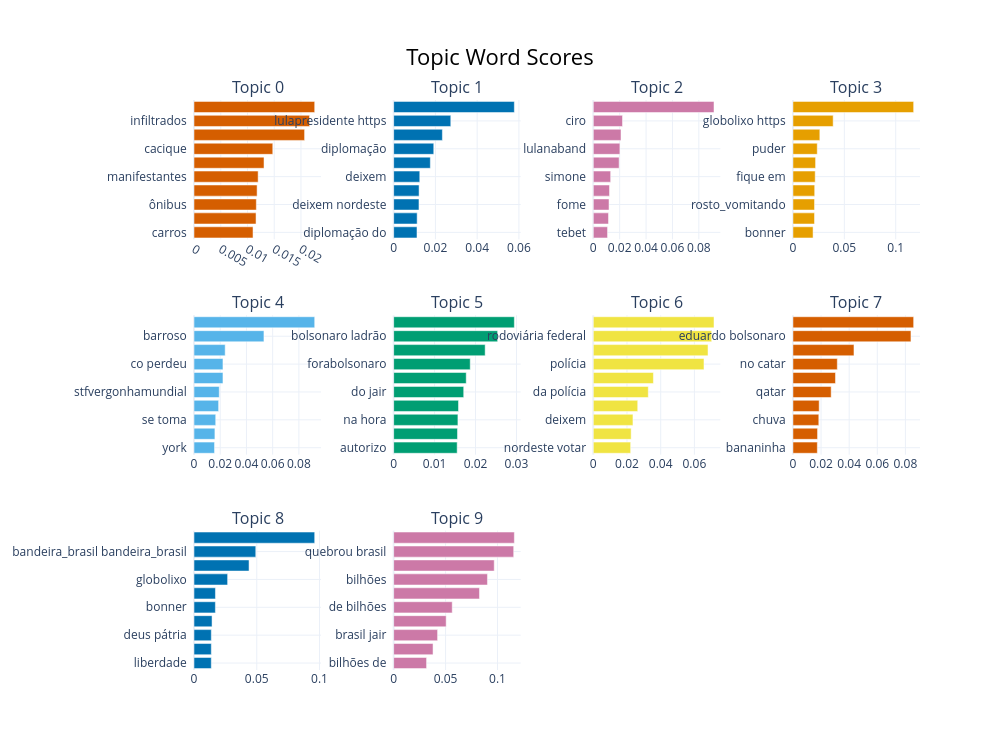

The code cell stored with this chart in its notebook:
### Markdown cell above
## Visualizações nativas (Plotly interativo)

Três visualizações complementares geradas pelo próprio BERTopic:

| Visualização | Pergunta que responde |
|---|---|
| `visualize_barchart` | *Do que cada tópico fala?* |
| `visualize_topics` | *Como os tópicos se relacionam?* (mapa 2D) |
| `visualize_hierarchy` | *Quais tópicos são candidatos a fusão?* |

Salvas em `data/output/*.html` para consulta offline.

### Code cell
if len(topics_keywords) >= 2:
    fig_bar = topic_model.visualize_barchart(
        top_n_topics=min(10, len(topics_keywords)), n_words=15
    )
    fig_bar.write_html(RESULTS_DIR / "bertopic_barchart.html")
    display(fig_bar)
else:
    print("Poucos tópicos para barchart.")

### Figure 1 — Plotly figure (JSON) as saved in the notebook; plotly's stock layout.template omitted (floating-point values rounded to 4 significant figures)
{"data": [{"marker": {"color": "#D55E00"}, "orientation": "h", "type": "bar", "x": [0.01103, 0.0116, 0.01165, 0.0118, 0.01199, 0.01309, 0.01473, 0.02067, 0.0216, 0.02256], "xaxis": "x", "y": ["carros  ", "patriotas  ", "ônibus  ", "índio  ", "manifestantes  ", "fogo  ", "cacique  ", "terroristas  ", "infiltrados  ", "em brasília  "], "yaxis": "y"}, {"marker": {"color": "#0072B2"}, "orientation": "h", "type": "bar", "x": [0.01118, 0.01125, 0.01213, 0.01218, 0.01251, 0.01757, 0.01921, 0.02334, 0.02737, 0.05781], "xaxis": "x2", "y": ["diplomação do  ", "lula presidente  ", "deixem nordeste  ", "nordeste votar  ", "deixem  ", "nordeste  ", "diplomação  ", "coração_vermelho  ", "lulapresidente https  ", "lulapresidente  "], "yaxis": "y2"}, {"marker": {"color": "#CC79A7"}, "orientation": "h", "type": "bar", "x": [0.0108, 0.01153, 0.01191, 0.01229, 0.01316, 0.01957, 0.02017, 0.021, 0.02213, 0.09149], "xaxis": "x3", "y": ["tebet  ", "educação  ", "fome  ", "lulanaband debatenaband  ", "simone  ", "debate  ", "lulanaband  ", "debatenaband https  ", "ciro  ", "debatenaband  "], "yaxis": "y3"}, {"marker": {"color": "#E69F00"}, "orientation": "h", "type": "bar", "x": [0.01957, 0.02098, 0.021, 0.02117, 0.02165, 0.02202, 0.02364, 0.02617, 0.03913, 0.1174], "xaxis": "x4", "y": ["bonner  ", "fique  ", "rosto_vomitando  ", "da globolixo  ", "fique em  ", "se puder  ", "puder  ", "em casa  ", "globolixo https  ", "globolixo  "], "yaxis": "y4"}, {"marker": {"color": "#56B4E9"}, "orientation": "h", "type": "bar", "x": [0.01566, 0.01595, 0.01656, 0.01878, 0.01927, 0.02209, 0.02209, 0.02378, 0.05335, 0.09206], "xaxis": "x5", "y": ["york  ", "toma  ", "se toma  ", "frase  ", "stfvergonhamundial  ", "amola perdeu  ", "co perdeu  ", "amola https  ", "barroso  ", "mané não  "], "yaxis": "y5"}, {"marker": {"color": "#009E73"}, "orientation": "h", "type": "bar", "x": [0.01552, 0.0156, 0.0157, 0.01584, 0.01711, 0.01773, 0.01871, 0.02235, 0.0254, 0.02948], "xaxis": "x6", "y": ["autorizo  ", "hora do  ", "na hora  ", "tá na  ", "do jair  ", "bandeira_brasil bandeira_brasil  ", "forabolsonaro  ", "ladrão bolsonaro  ", "bolsonaro ladrão  ", "ladraonojn  "], "yaxis": "y6"}, {"marker": {"color": "#F0E442"}, "orientation": "h", "type": "bar", "x": [0.02217, 0.02247, 0.02354, 0.02636, 0.03264, 0.03569, 0.0657, 0.0681, 0.07026, 0.07164], "xaxis": "x7", "y": ["nordeste votar  ", "prf  ", "deixem  ", "eleitores  ", "da polícia  ", "nordeste  ", "polícia  ", "polícia rodoviária  ", "rodoviária federal  ", "rodoviária  "], "yaxis": "y7"}, {"marker": {"color": "#D55E00"}, "orientation": "h", "type": "bar", "x": [0.01734, 0.0175, 0.01839, 0.01866, 0.02719, 0.03026, 0.03156, 0.04341, 0.08395, 0.08587], "xaxis": "x8", "y": ["bananinha  ", "jogo  ", "chuva  ", "no qatar  ", "qatar  ", "copa  ", "no catar  ", "catar  ", "eduardo bolsonaro  ", "eduardo  "], "yaxis": "y8"}, {"marker": {"color": "#0072B2"}, "orientation": "h", "type": "bar", "x": [0.01377, 0.01379, 0.01379, 0.01438, 0.01704, 0.01708, 0.02678, 0.04385, 0.04922, 0.09616], "xaxis": "x9", "y": ["liberdade  ", "pátria família  ", "deus pátria  ", "bolsonaroreeleito bolsonaroreeleito  ", "bonner  ", "votei  ", "globolixo  ", "bolsonaroreeleito https  ", "bandeira_brasil bandeira_brasil  ", "bolsonaroreeleito  "], "yaxis": "y9"}, {"marker": {"color": "#CC79A7"}, "orientation": "h", "type": "bar", "x": [0.03171, 0.03794, 0.04231, 0.05057, 0.05641, 0.08267, 0.09034, 0.09686, 0.1156, 0.1162], "xaxis": "x10", "y": ["bilhões de  ", "um rombo  ", "brasil jair  ", "rombo de  ", "de bilhões  ", "rombo  ", "bilhões  ", "jair quebrou  ", "quebrou brasil  ", "quebrou  "], "yaxis": "y10"}], "layout": {"annotations": [{"font": {"size": 16}, "showarrow": false, "text": "Topic 0", "x": 0.0875, "xanchor": "center", "xref": "paper", "y": 1.0, "yanchor": "bottom", "yref": "paper"}, {"font": {"size": 16}, "showarrow": false, "text": "Topic 1", "x": 0.3625, "xanchor": "center", "xref": "paper", "y": 1.0, "yanchor": "bottom", "yref": "paper"}, {"font": {"size": 16}, "showarrow": false, "text": "Topic 2", "x": 0.6375, "xanchor": "center", "xref": "paper", "y": 1.0, "yanchor": "bottom", "yref": "paper"}, {"font": {"size": 16}, "showarrow": false, "text": "Topic 3", "x": 0.9125, "xanchor": "center", "xref": "paper", "y": 1.0, "yanchor": "bottom", "yref": "paper"}, {"font": {"size": 16}, "showarrow": false, "text": "Topic 4", "x": 0.0875, "xanchor": "center", "xref": "paper", "y": 0.6222, "yanchor": "bottom", "yref": "paper"}, {"font": {"size": 16}, "showarrow": false, "text": "Topic 5", "x": 0.3625, "xanchor": "center", "xref": "paper", "y": 0.6222, "yanchor": "bottom", "yref": "paper"}, {"font": {"size": 16}, "showarrow": false, "text": "Topic 6", "x": 0.6375, "xanchor": "center", "xref": "paper", "y": 0.6222, "yanchor": "bottom", "yref": "paper"}, {"font": {"size": 16}, "showarrow": false, "text": "Topic 7", "x": 0.9125, "xanchor": "center", "xref": "paper", "y": 0.6222, "yanchor": "bottom", "yref": "paper"}, {"font": {"size": 16}, "showarrow": false, "text": "Topic 8", "x": 0.0875, "xanchor": "center", "xref": "paper", "y": 0.2444, "yanchor": "bottom", "yref": "paper"}, {"font": {"size": 16}, "showarrow": false, "text": "Topic 9", "x": 0.3625, "xanchor": "center", "xref": "paper", "y": 0.2444, "yanchor": "bottom", "yref": "paper"}], "height": 750, "hoverlabel": {"bgcolor": "white", "font": {"family": "Rockwell", "size": 16}}, "showlegend": false, "title": {"font": {"color": "Black", "size": 22}, "text": "Topic Word Scores", "x": 0.5, "xanchor": "center", "yanchor": "top"}, "width": 1000, "xaxis": {"anchor": "y", "domain": [0.0, 0.175], "showgrid": true}, "xaxis10": {"anchor": "y10", "domain": [0.275, 0.45], "showgrid": true}, "xaxis11": {"anchor": "y11", "domain": [0.55, 0.725], "showgrid": true}, "xaxis12": {"anchor": "y12", "domain": [0.825, 1.0], "showgrid": true}, "xaxis2": {"anchor": "y2", "domain": [0.275, 0.45], "showgrid": true}, "xaxis3": {"anchor": "y3", "domain": [0.55, 0.725], "showgrid": true}, "xaxis4": {"anchor": "y4", "domain": [0.825, 1.0], "showgrid": true}, "xaxis5": {"anchor": "y5", "domain": [0.0, 0.175], "showgrid": true}, "xaxis6": {"anchor": "y6", "domain": [0.275, 0.45], "showgrid": true}, "xaxis7": {"anchor": "y7", "domain": [0.55, 0.725], "showgrid": true}, "xaxis8": {"anchor": "y8", "domain": [0.825, 1.0], "showgrid": true}, "xaxis9": {"anchor": "y9", "domain": [0.0, 0.175], "showgrid": true}, "yaxis": {"anchor": "x", "domain": [0.7556, 1.0], "showgrid": true}, "yaxis10": {"anchor": "x10", "domain": [0.0, 0.2444], "showgrid": true}, "yaxis11": {"anchor": "x11", "domain": [0.0, 0.2444], "showgrid": true}, "yaxis12": {"anchor": "x12", "domain": [0.0, 0.2444], "showgrid": true}, "yaxis2": {"anchor": "x2", "domain": [0.7556, 1.0], "showgrid": true}, "yaxis3": {"anchor": "x3", "domain": [0.7556, 1.0], "showgrid": true}, "yaxis4": {"anchor": "x4", "domain": [0.7556, 1.0], "showgrid": true}, "yaxis5": {"anchor": "x5", "domain": [0.3778, 0.6222], "showgrid": true}, "yaxis6": {"anchor": "x6", "domain": [0.3778, 0.6222], "showgrid": true}, "yaxis7": {"anchor": "x7", "domain": [0.3778, 0.6222], "showgrid": true}, "yaxis8": {"anchor": "x8", "domain": [0.3778, 0.6222], "showgrid": true}, "yaxis9": {"anchor": "x9", "domain": [0.0, 0.2444], "showgrid": true}}}
